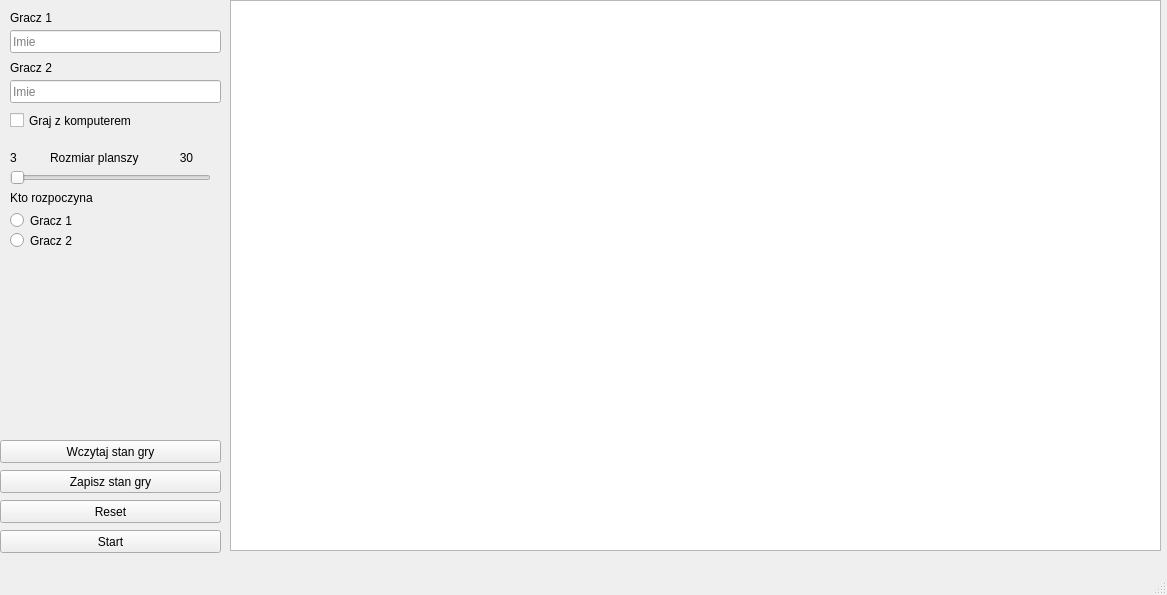
<?xml version="1.0" encoding="UTF-8"?>
<ui version="4.0">
 <class>MainWindow</class>
 <widget class="QMainWindow" name="MainWindow">
  <property name="geometry">
   <rect>
    <x>0</x>
    <y>0</y>
    <width>1167</width>
    <height>595</height>
   </rect>
  </property>
  <property name="cursor">
   <cursorShape>ArrowCursor</cursorShape>
  </property>
  <property name="windowTitle">
   <string>MainWindow</string>
  </property>
  <widget class="QWidget" name="centralwidget">
   <widget class="QGraphicsView" name="graphicsView">
    <property name="geometry">
     <rect>
      <x>230</x>
      <y>0</y>
      <width>931</width>
      <height>551</height>
     </rect>
    </property>
   </widget>
   <widget class="QLineEdit" name="nameInput1">
    <property name="geometry">
     <rect>
      <x>10</x>
      <y>30</y>
      <width>211</width>
      <height>23</height>
     </rect>
    </property>
    <property name="placeholderText">
     <string>Imie</string>
    </property>
   </widget>
   <widget class="QLabel" name="label">
    <property name="geometry">
     <rect>
      <x>10</x>
      <y>10</y>
      <width>57</width>
      <height>15</height>
     </rect>
    </property>
    <property name="text">
     <string>Gracz 1</string>
    </property>
   </widget>
   <widget class="QLabel" name="label_2">
    <property name="geometry">
     <rect>
      <x>10</x>
      <y>60</y>
      <width>57</width>
      <height>15</height>
     </rect>
    </property>
    <property name="text">
     <string>Gracz 2</string>
    </property>
   </widget>
   <widget class="QLineEdit" name="nameInput2">
    <property name="geometry">
     <rect>
      <x>10</x>
      <y>80</y>
      <width>211</width>
      <height>23</height>
     </rect>
    </property>
    <property name="placeholderText">
     <string>Imie</string>
    </property>
   </widget>
   <widget class="QCheckBox" name="witchComputerCheckbox">
    <property name="geometry">
     <rect>
      <x>10</x>
      <y>110</y>
      <width>211</width>
      <height>21</height>
     </rect>
    </property>
    <property name="text">
     <string>Graj z komputerem</string>
    </property>
   </widget>
   <widget class="QSlider" name="sizeSlider">
    <property name="geometry">
     <rect>
      <x>10</x>
      <y>170</y>
      <width>201</width>
      <height>16</height>
     </rect>
    </property>
    <property name="cursor">
     <cursorShape>PointingHandCursor</cursorShape>
    </property>
    <property name="minimum">
     <number>3</number>
    </property>
    <property name="maximum">
     <number>30</number>
    </property>
    <property name="orientation">
     <enum>Qt::Horizontal</enum>
    </property>
   </widget>
   <widget class="QLabel" name="label_3">
    <property name="geometry">
     <rect>
      <x>50</x>
      <y>150</y>
      <width>121</width>
      <height>16</height>
     </rect>
    </property>
    <property name="text">
     <string>Rozmiar planszy</string>
    </property>
   </widget>
   <widget class="QLabel" name="label_4">
    <property name="geometry">
     <rect>
      <x>10</x>
      <y>150</y>
      <width>211</width>
      <height>16</height>
     </rect>
    </property>
    <property name="text">
     <string>3                                                 30</string>
    </property>
   </widget>
   <widget class="QLabel" name="label_5">
    <property name="geometry">
     <rect>
      <x>10</x>
      <y>190</y>
      <width>191</width>
      <height>16</height>
     </rect>
    </property>
    <property name="text">
     <string>Kto rozpoczyna</string>
    </property>
   </widget>
   <widget class="QRadioButton" name="radioPlayer1">
    <property name="geometry">
     <rect>
      <x>10</x>
      <y>210</y>
      <width>99</width>
      <height>21</height>
     </rect>
    </property>
    <property name="text">
     <string>Gracz 1</string>
    </property>
   </widget>
   <widget class="QRadioButton" name="radioPlayer2">
    <property name="geometry">
     <rect>
      <x>10</x>
      <y>230</y>
      <width>99</width>
      <height>21</height>
     </rect>
    </property>
    <property name="text">
     <string>Gracz 2</string>
    </property>
   </widget>
   <widget class="QPushButton" name="loadConfigButton">
    <property name="geometry">
     <rect>
      <x>0</x>
      <y>440</y>
      <width>221</width>
      <height>23</height>
     </rect>
    </property>
    <property name="text">
     <string>Wczytaj stan gry</string>
    </property>
   </widget>
   <widget class="QPushButton" name="startButton">
    <property name="geometry">
     <rect>
      <x>0</x>
      <y>530</y>
      <width>221</width>
      <height>23</height>
     </rect>
    </property>
    <property name="text">
     <string>Start</string>
    </property>
   </widget>
   <widget class="QLabel" name="label_input_path">
    <property name="geometry">
     <rect>
      <x>0</x>
      <y>420</y>
      <width>221</width>
      <height>16</height>
     </rect>
    </property>
    <property name="text">
     <string/>
    </property>
   </widget>
   <widget class="QPushButton" name="resetButton">
    <property name="geometry">
     <rect>
      <x>0</x>
      <y>500</y>
      <width>221</width>
      <height>23</height>
     </rect>
    </property>
    <property name="text">
     <string>Reset</string>
    </property>
   </widget>
   <widget class="QPushButton" name="saveGameState">
    <property name="geometry">
     <rect>
      <x>0</x>
      <y>470</y>
      <width>221</width>
      <height>23</height>
     </rect>
    </property>
    <property name="text">
     <string>Zapisz stan gry</string>
    </property>
   </widget>
  </widget>
  <widget class="QMenuBar" name="menubar">
   <property name="geometry">
    <rect>
     <x>0</x>
     <y>0</y>
     <width>1167</width>
     <height>20</height>
    </rect>
   </property>
  </widget>
  <widget class="QStatusBar" name="statusbar"/>
 </widget>
 <resources/>
 <connections/>
</ui>
